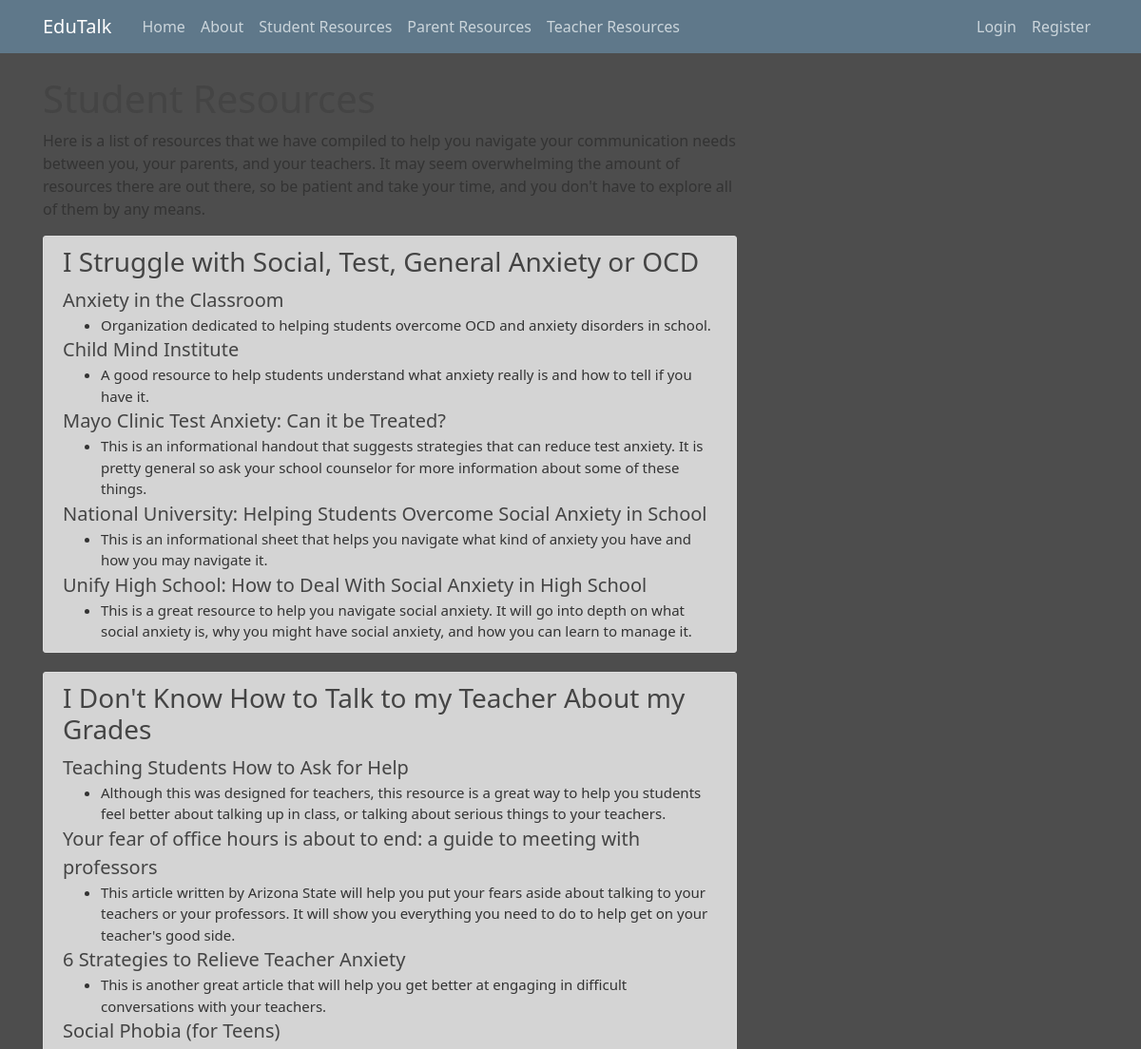
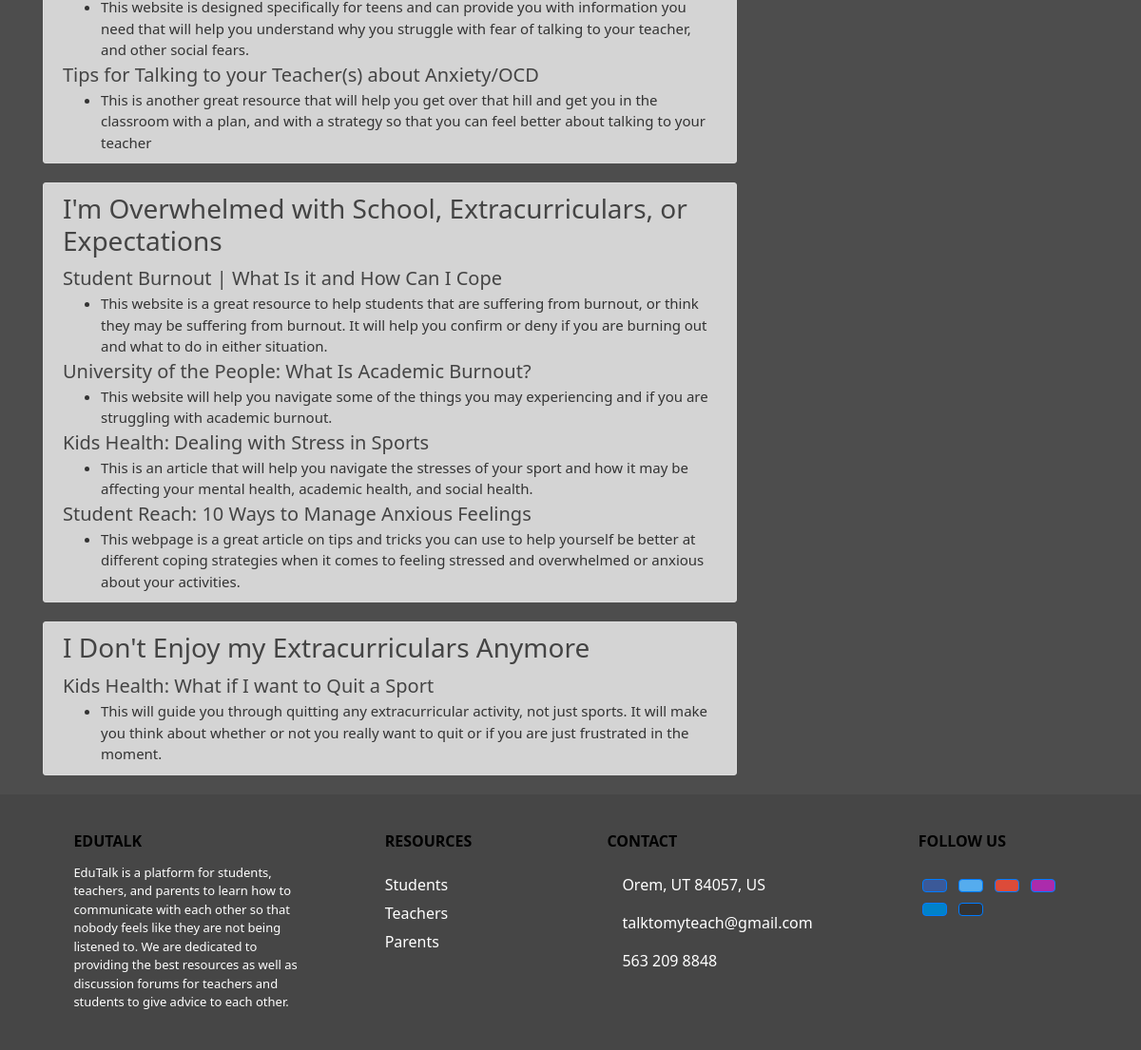
The app's page /resources-for-students/ with its own data (2 pictures, top to bottom).
### stp_resources/models.py (models this page shows, shortened)
class Question(models.Model):
    problem = models.TextField(max_length=100)
    tag = models.CharField(
        max_length=20, choices=PEOPLE_TYPES, default="Student")

class WebResource(models.Model):
    Name = models.CharField(max_length=200)
    Summary = models.TextField()
    link = models.CharField(max_length=500)
    question = models.ForeignKey(
        to=Question, on_delete=models.CASCADE, null=True)
    tag = models.CharField(
        max_length=20, choices=PEOPLE_TYPES, default="Parent")

### stp_resources/views.py (the view)
def student_resource(request):
    context = {
        'studentResources': list(resource for resource in WebResource.objects.all() if resource.tag == "Student"),
        "questions": list(question for question in Question.objects.all() if question.tag == "Student"),
        'title': "Resources for Students",
    }
    return render(request, "stp_resources/student_resource.html", context)

### stp_resources/templates/stp_resources/student_resource.html
{% extends "stp_resources/base.html" %}
{% block content %}
<h1>Student Resources</h1>
<p style="text-align: left;">
    Here is a list of resources that we have compiled to help you navigate your communication needs between you, your
    parents, and your teachers. It may seem overwhelming the amount of resources there are out there, so be patient and
    take your time, and you don't have to explore all of them by any means.
</p>
{% for Question in questions %}
<article class="media content-section" style="background-color:rgb(212, 212, 212)">
    <div class="media-body">
        <h3 class="article-title">{{Question.problem}}</h3>
        {% for Resource in studentResources %}
        {% if Resource.question.problem == Question.problem %}
        <a class='article-title' href="{{ Resource.link }}" style="font-size: 20px;">{{ Resource.Name }}</a>
        <ul>
            <li style="font-size: 15px;">{{ Resource.Summary }}</li>
        </ul>
        {% endif %}
        {% endfor %}
    </div>
</article>
{% endfor %}
{% endblock content %}

### stp_resources/static/stp_resources/main.css (style rules this page uses)
body { background-color: #4d4d4d; color: #333333; margin-top: 5rem; }
h1, h2, h3, h4, h5, h6 { color: #444444; }
ul { margin: 0; }
.content-section { background: #555555; padding: 10px 20px; border: 1px solid #dddddd; border-radius: 3px; margin-bottom: 20px; }
.article-title { color: #444444; }

### records on screen
Question: problem "I Struggle with Social, Test, General Anxiety or OCD"
WebResource: Name "Anxiety in the Classroom", Summary "Organization dedicated to helping students overcome OCD and anxiety disorders in school."
WebResource: Name "Child Mind Institute", Summary "A good resource to help students understand what anxiety really is and how to tell if you have it."
WebResource: Name "Mayo Clinic Test Anxiety: Can it be Treated?", Summary "This is an informational handout that suggests strategies that can reduce test anxiety. It is pretty general so ask your school counselor for more information about some of these things."
WebResource: Name "National University: Helping Students Overcome Social Anxiety in School", Summary "This is an informational sheet that helps you navigate what kind of anxiety you have and how you may navigate it."
WebResource: Name "Unify High School: How to Deal With Social Anxiety in High School", Summary "This is a great resource to help you navigate social anxiety. It will go into depth on what social anxiety is, why you might have social anxiety, and how you can learn to manage it."
Question: problem "I Don't Know How to Talk to my Teacher About my Grades"
WebResource: Name "Teaching Students How to Ask for Help", Summary "Although this was designed for teachers, this resource is a great way to help you students feel better about talking up in class, or talking about serious things to your teachers."
WebResource: Name "Your fear of office hours is about to end: a guide to meeting with professors", Summary "This article written by Arizona State will help you put your fears aside about talking to your teachers or your professors. It will show you everything you need to do to help get on your teacher's good side."
WebResource: Name "6 Strategies to Relieve Teacher Anxiety", Summary "This is another great article that will help you get better at engaging in difficult conversations with your teachers."
WebResource: Name "Social Phobia (for Teens)", Summary "This website is designed specifically for teens and can provide you with information you need that will help you understand why you struggle with fear of talking to your teacher, and other social fears."
WebResource: Name "Tips for Talking to your Teacher(s) about Anxiety/OCD", Summary "This is another great resource that will help you get over that hill and get you in the classroom with a plan, and with a strategy so that you can feel better about talking to your teacher"
Question: problem "I'm Overwhelmed with School, Extracurriculars, or Expectations"
WebResource: Name "Student Burnout | What Is it and How Can I Cope", Summary "This website is a great resource to help students that are suffering from burnout, or think they may be suffering from burnout. It will help you confirm or deny if you are burning out and what to do in either situation."
WebResource: Name "University of the People: What Is Academic Burnout?", Summary "This website will help you navigate some of the things you may experiencing and if you are struggling with academic burnout."
WebResource: Name "Kids Health: Dealing with Stress in Sports", Summary "This is an article that will help you navigate the stresses of your sport and how it may be affecting your mental health, academic health, and social health."
WebResource: Name "Student Reach: 10 Ways to Manage Anxious Feelings", Summary "This webpage is a great article on tips and tricks you can use to help yourself be better at different coping strategies when it comes to feeling stressed and overwhelmed or anxious about your activities."
Question: problem "I Don't Enjoy my Extracurriculars Anymore"
WebResource: Name "Kids Health: What if I want to Quit a Sport", Summary "This will guide you through quitting any extracurricular activity, not just sports. It will make you think about whether or not you really want to quit or if you are just frustrated in the moment."
